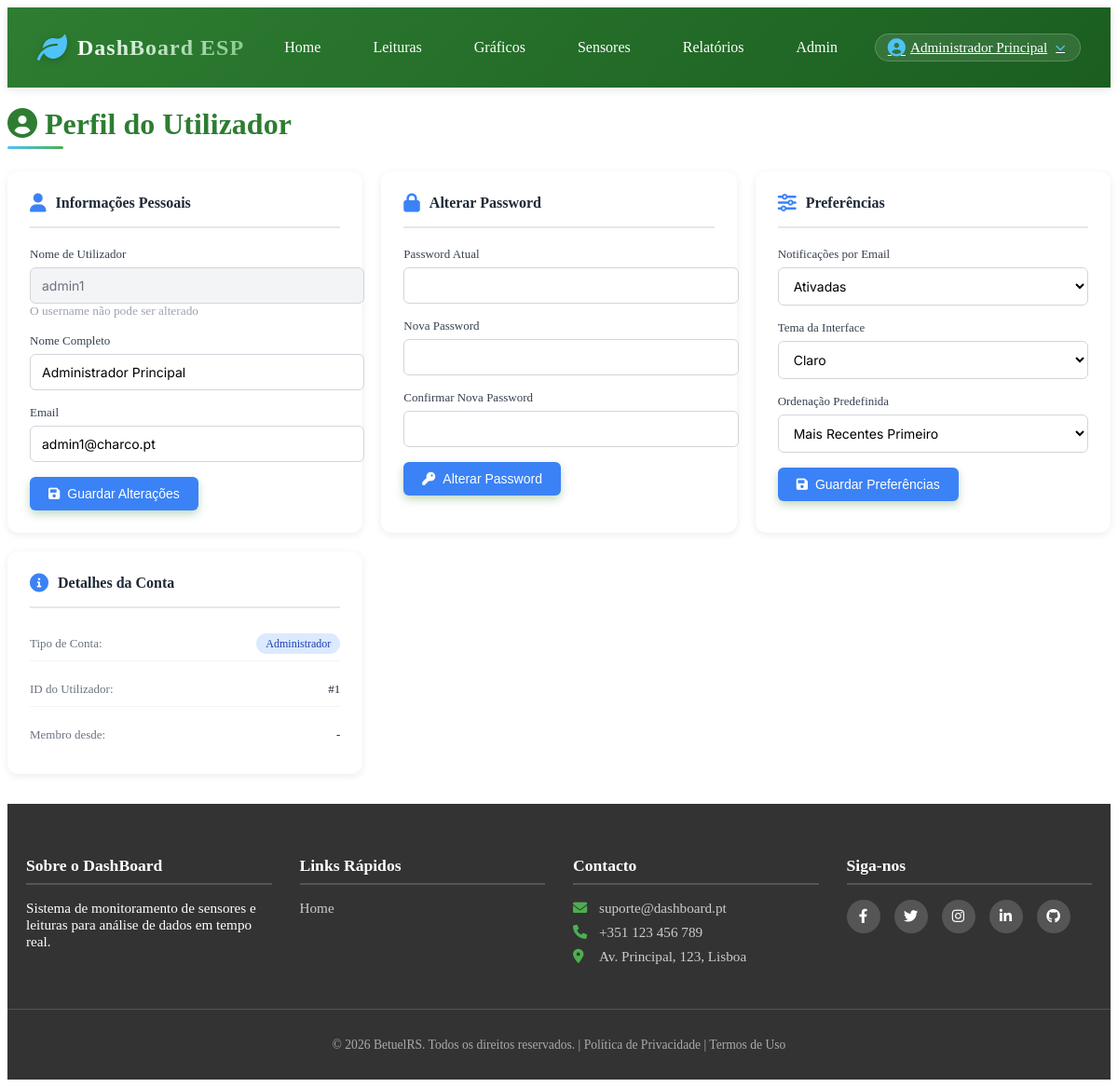
Page /auth/perfil.php (signed in) on the committed database.
### tables this page shows
CREATE TABLE IF NOT EXISTS `utilizadores` (
  `cod_utilizador` int NOT NULL AUTO_INCREMENT,
  `username` varchar(50) NOT NULL,
  `password` varchar(255) NOT NULL,
  `email` varchar(100) NOT NULL,
  `nome_completo` varchar(100) DEFAULT NULL,
  `ADMIN` tinyint(1) DEFAULT '0',
  `preferencias` json DEFAULT NULL,
  PRIMARY KEY (`cod_utilizador`)
);

### auth/perfil.php (the view, shortened to what this page needs)
<?php
require_once __DIR__ . '/../db.php';
$user_id = $_SESSION['user_id'];
$stmt = $conn->prepare("SELECT cod_utilizador, username, email, nome_completo, ADMIN, preferencias FROM utilizadores WHERE cod_utilizador = ?");
$stmt->bind_param('i', $user_id);
$stmt->execute();
$result = $stmt->get_result();
$user = $result->fetch_assoc();
$preferencias = $user['preferencias'] ? json_decode($user['preferencias'], true) : [];
?>
<!DOCTYPE html>
<html lang="pt-pt">
<head>
    <link rel="stylesheet" href="<?= BASE_URL ?>assets/styles.css">
    <link rel="stylesheet" href="https://cdnjs.cloudflare.com/ajax/libs/font-awesome/6.0.0-beta3/css/all.min.css">
</head>
<body class="bg-gray-100">
    <header class="sidebar">
        <?php include __DIR__ . '/../struct/header.php'; ?>
    </header>
    <main class="conteudo">
        <div class="container">
            <h1 class="page-title"><i class="fas fa-user-circle"></i> Perfil do Utilizador</h1>
            <div class="profile-grid">
                <div class="profile-card">
                    <div class="card-header">
                        <i class="fas fa-user"></i>
                        <h3>Informações Pessoais</h3>
                    </div>
                    <form action="perfil_process.php" method="POST" class="profile-form">
                        <div class="form-group">
                            <label for="username">Nome de Utilizador</label>
                            <input type="text" id="username" name="username" value="<?= htmlspecialchars($user['username']) ?>" readonly class="input-readonly">
                            <small style="color: #9ca3af;">O username não pode ser alterado</small>
                        </div>
                        <div class="form-group">
                            <label for="nome_completo">Nome Completo</label>
                            <input type="text" id="nome_completo" name="nome_completo" value="<?= htmlspecialchars($user['nome_completo'] ?? '') ?>" required>
                        </div>
                        <div class="form-group">
                            <label for="email">Email</label>
                            <input type="email" id="email" name="email" value="<?= htmlspecialchars($user['email']) ?>" required>
                        </div>
                        <button type="submit" class="btn btn-primary">
                            <i class="fas fa-save"></i> Guardar Alterações
                        </button>
                    </form>
                </div>
                <div class="profile-card">
                    <div class="card-header">
                        <i class="fas fa-lock"></i>
                        <h3>Alterar Password</h3>
                    </div>
                    <form action="perfil_process.php" method="POST" class="profile-form" id="passwordForm">
                        <div class="form-group">
                            <label for="password_atual">Password Atual</label>
                            <input type="password" id="password_atual" name="password_atual" required>
                        </div>
                        <div class="form-group">
                            <label for="password_nova">Nova Password</label>
                            <input type="password" id="password_nova" name="password_nova" required minlength="6">
                        </div>
                        <div class="form-group">
                            <label for="password_confirma">Confirmar Nova Password</label>
                            <input type="password" id="password_confirma" name="password_confirma" required>
                        </div>
                        <button type="submit" class="btn btn-primary">
                            <i class="fas fa-key"></i> Alterar Password
                        </button>
                    </form>
                </div>
                <div class="profile-card">
                    <div class="card-header">
                        <i class="fas fa-sliders-h"></i>
                        <h3>Preferências</h3>
                    </div>
                    <form action="perfil_process.php" method="POST" class="profile-form">
                        <div class="form-group">
                            <label for="notificacoes">Notificações por Email</label>
                            <select id="notificacoes" name="notificacoes">
                                <option value="1" <?= ($preferencias['notificacoes'] ?? '1') === '1' ? 'selected' : '' ?>>Ativadas</option>
                            </select>
                        </div>
                        <div class="form-group">
                            <label for="tema">Tema da Interface</label>
                            <select id="tema" name="tema">
                                <option value="claro" <?= ($preferencias['tema'] ?? 'claro') === 'claro' ? 'selected' : '' ?>>Claro</option>
                            </select>
                        </div>
                        <div class="form-group">
                            <label for="ordem_leituras">Ordenação Predefinida</label>
                            <select id="ordem_leituras" name="ordem_leituras">
                                <option value="desc" <?= ($preferencias['ordem_leituras'] ?? 'desc') === 'desc' ? 'selected' : '' ?>>Mais Recentes Primeiro</option>
                            </select>
                        </div>
                        <button type="submit" class="btn btn-primary">
                            <i class="fas fa-save"></i> Guardar Preferências
                        </button>
                    </form>
                </div>
                <div class="profile-card profile-info">
                    <div class="card-header">
                        <i class="fas fa-info-circle"></i>
                        <h3>Detalhes da Conta</h3>
                    </div>
                    <div class="info-items">
                        <div class="info-item">
                            <span class="info-label">Tipo de Conta:</span>
                            <span class="info-value"><?= $user['ADMIN'] ? '<span class="badge badge-admin">Administrador</span>' : '<span class="badge badge-user">Utilizador</span>' ?></span>
                        </div>
                        <div class="info-item">
                            <span class="info-label">ID do Utilizador:</span>
                            <span class="info-value">#<?= $user['cod_utilizador'] ?></span>
                        </div>
                        <div class="info-item">
                            <span class="info-label">Membro desde:</span>
                            <span class="info-value">-</span>
                        </div>
                    </div>
                </div>
            </div>
        </div>
    </main>
    <footer>
        <?php include __DIR__ . '/../struct/footer.php'; ?>
    </footer>
</body>
</html>

### assets/styles.css (style rules this page uses)
:root { --primary-green: #2e7d32; --light-green: #4caf50; --accent-green: #81c784; --water-blue: #4fc3f7; --earth-brown: #8d6e63; --white: #ffffff; --off-white: #f5f5f5; --dark-gray: #333333; --light-gray: #e0e0e0; --shadow: 0 2px 10px rgba(0, 0, 0, 0.1); }
.card-header { display: flex; align-items: center; margin-bottom: 1.5rem; border-bottom: 2px solid var(--light-green); padding-bottom: 1rem; width: 100%; }
.card-header h3 { font-size: 1.2rem; color: var(--primary-green); margin: 0; font-weight: 600; }
.btn { display: inline-flex; align-items: center; gap: 0.5rem; padding: 0.6rem 1.2rem; border-radius: 30px; font-weight: 500; text-decoration: none; transition: all 0.3s ease; border: none; cursor: pointer; font-size: 0.95rem; }
.btn-primary { background: linear-gradient(135deg, var(--primary-green), #1b5e20); color: white; box-shadow: 0 4px 10px rgba(46, 125, 50, 0.3); }
.form-group { display: flex; flex-direction: column; }
.form-group label { font-weight: 500; margin-bottom: 0.5rem; color: var(--primary-green); }
.form-group input, .form-group select, .form-group textarea { padding: 0.8rem; border: 2px solid var(--light-gray); border-radius: 8px; font-family: inherit; transition: border-color 0.3s; }
.page-title { color: var(--primary-green); font-size: 2rem; margin-bottom: 1.5rem; position: relative; padding-bottom: 0.5rem; }
.page-title::after { content: ""; position: absolute; bottom: 0; left: 0; width: 60px; height: 3px; background: linear-gradient(90deg, var(--water-blue), var(--light-green)); border-radius: 2px; }
.btn { display: inline-block; padding: 0.6rem 1.2rem; border-radius: 25px; text-decoration: none; font-weight: 500; transition: all 0.3s ease; border: none; cursor: pointer; font-size: 0.95rem; }
.btn-primary { background: linear-gradient(135deg, var(--primary-green), var(--light-green)); color: white; box-shadow: 0 4px 10px rgba(46, 125, 50, 0.3); }
.form-group { margin-bottom: 1.5rem; }
.form-group label { display: block; margin-bottom: 0.5rem; color: var(--primary-green); font-weight: 500; }
.form-group input, .form-group select, .form-group textarea { width: 100%; padding: 0.8rem; border: 2px solid var(--light-gray); border-radius: 8px; font-family: "Inter", sans-serif; transition: border-color 0.3s; }

### auth/perfil.php (style rules this page uses)
.profile-grid { display: grid; grid-template-columns: repeat(auto-fit, minmax(350px, 1fr)); gap: 20px; margin-top: 20px; }
.profile-card { background: white; border-radius: 12px; padding: 24px; box-shadow: 0 2px 8px rgba(0,0,0,0.08); }
.profile-card .card-header { display: flex; align-items: center; gap: 10px; margin-bottom: 20px; padding-bottom: 15px; border-bottom: 2px solid #e5e7eb; }
.profile-card .card-header i { font-size: 20px; color: #3b82f6; }
.profile-card .card-header h3 { margin: 0; color: #1f2937; font-size: 16px; font-weight: 600; }
.profile-form .form-group { margin-bottom: 16px; }
.profile-form label { display: block; margin-bottom: 6px; font-size: 13px; font-weight: 500; color: #374151; }
.profile-form input, .profile-form select { width: 100%; padding: 10px 12px; border: 1px solid #d1d5db; border-radius: 6px; font-size: 14px; background: white; transition: border-color 0.2s; }
.input-readonly { background: #f3f4f6 !important; color: #6b7280; }
.btn { padding: 10px 20px; border: none; border-radius: 6px; font-size: 14px; font-weight: 500; cursor: pointer; display: inline-flex; align-items: center; gap: 8px; transition: all 0.2s; }
.btn-primary { background: #3b82f6; color: white; }
.info-items { display: flex; flex-direction: column; gap: 12px; }
.info-item { display: flex; justify-content: space-between; padding: 10px 0; border-bottom: 1px solid #f3f4f6; }
.info-item:last-child { border-bottom: none; }
.info-label { color: #6b7280; font-size: 13px; }
.info-value { color: #1f2937; font-size: 13px; font-weight: 500; }
.badge { padding: 4px 10px; border-radius: 12px; font-size: 12px; font-weight: 500; }
.badge-admin { background: #dbeafe; color: #1e40af; }

### rows in the picture
utilizadores: username "admin1", nome_completo "Administrador Principal", email "admin1@charco.pt", notificacoes "Ativadas", tema "Claro", ordem_leituras "Mais Recentes Primeiro", cod_utilizador "1"

### other values in the picture
$_SESSION['user_name'] "Administrador Principal"
